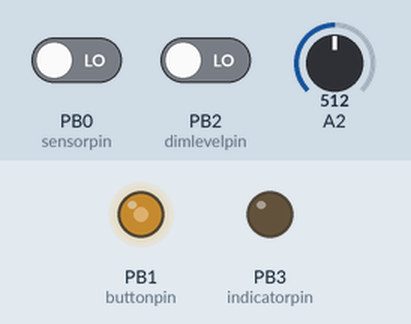
Simulated run of this sketch. Board: ATtiny85, built with avr-gcc and run on an emulated ATtiny85. Shown: output pins drawn as LEDs (lit = HIGH). The inputs (shaded band) are chosen by the test bench; at power-on: A2 = 512, PB0 (sensorpin) LOW, PB2 (dimlevelpin) LOW.

Above: at 1.8 s.
1.9 s: A2 set to 0
At 2.9 s:
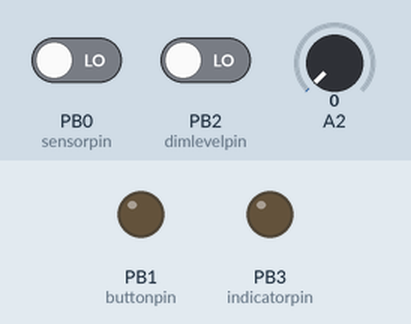
3.4 s: PB0 (sensorpin) driven HIGH
At 4.8 s:
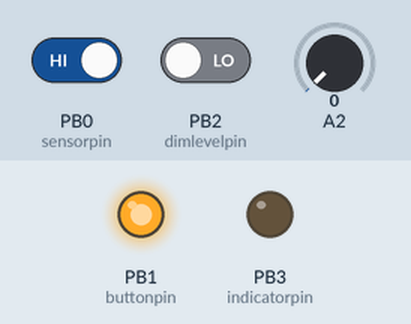
Timing chart, 0 to 6.4 s (numbered marks = the images above; inputs shaded):
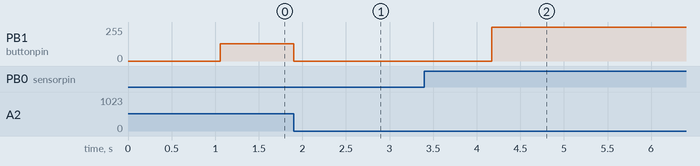

Measured:
- after the input at 1.9 s, PB1 (buttonpin): 128/255 → 0/255 at once
- after the input at 3.4 s, PB1 (buttonpin): 0/255 → 255/255 after 0.77 s

The sketch:

kitchenlight_attiny85.ino
```cpp
const int buttonpin = 1;    // INT0, physical pin7 on tiny85, A1
const int indicatorpin = 3; // physical pin 2, A3
const int ledpin = 1;       // physical pin 6, D1 PWM
const int dimlevelpin = 2;  // physical pin 3, A2
const int sensorpin = 0;    // physical pin 5, D0 IN

// dimmed level
int dimlevel = 32;
// full power level
int maxlevel = 255;
// speed of dimming
int dimspeed = 3;

// time in minutes before powering off leds while beeing in auto dimmed mode
long int powerofftime = 60;

// debounce delay in ms
int debouncedelay = 150;

int sensorstate = LOW;
int dimmed = 0;
unsigned long lastmovementtime = 0;
int poweredoff = 0;

volatile int programstate = 0;
volatile int programstatechanged = 0;
volatile unsigned long lastpressedtime = 0;


void setup() {
  pinMode(sensorpin, INPUT);
  pinMode(buttonpin, INPUT);
  pinMode(dimlevelpin, INPUT);
  pinMode(indicatorpin, OUTPUT);

  // set initial LED state
//  digitalWrite(indicatorpin, HIGH);

//  attachInterrupt(buttonpin, buttonpressed, RISING);
  MCUCR |= B00000011;    //watch for rising edge
  GIMSK |= B01000000;    //enable external interrupt
  SREG |= B10000000;     //global interrupt enable

  // initial light up
  dimup();
}

void loop() {
  // put your main code here, to run repeatedly:
  dimlevel = getdimlevel();
  switch (programstate) {
    case 0:
      doauto();
      break;
    case 1:
      doallon();
      break;
    case 2:
      dodimmed();
      break;
    default:
      doauto();
  }

}

int getdimlevel() {
  int level;
  level = analogRead(dimlevelpin);
  if (level > 1024) {
    digitalWrite(indicatorpin, HIGH);
  } else {
    digitalWrite(indicatorpin, LOW);
  }
  return (level / 4);
}

int doauto() {
  if (programstatechanged == 1) {
    programstatechanged = 0;
    dimup();
  }
  sensorstate = digitalRead(sensorpin);
  if (sensorstate == HIGH) {
    lastmovementtime = millis();
    if (dimmed == 0) {
      analogWrite(ledpin, maxlevel);
    } else {
      dimup();
    }
  } else {
    if (dimmed == 1 || poweredoff == 1) {
      if ((millis() - lastmovementtime) > (powerofftime * 60 * 1000)) {
        dimoff();
      } else {
        analogWrite(ledpin, dimlevel);
      }
    } else {
      dimdown();
    }

  }
}

int doallon() {
  if (dimmed == 0) {
    analogWrite(ledpin, maxlevel);
  } else {
    dimup();
  }
}

int dodimmed() {
  if (dimmed == 0) {
    dimdown();
  } else {
    analogWrite(ledpin, dimlevel);
  }

}

int dimup() {
  int i, dimfrom;
  if (poweredoff) {
    dimfrom = 0;
  } else {
    dimfrom = dimlevel;
  }
  for (i=dimfrom; i<maxlevel; i++) {
    analogWrite(ledpin, i);
    delay(dimspeed);
  }
  dimmed = 0;
  poweredoff = 0;
}

int dimdown() {
  int i;
  for (i=maxlevel; i>dimlevel; i--) {
    analogWrite(ledpin, i);
    delay(dimspeed);
  }
  dimmed = 1;
}

int dimoff() {
  int i;
  if (!poweredoff) {
    for (i=dimlevel; i>=0; i--) {
     analogWrite(ledpin, i);
     // dimspeed * 10 as the dimlevel is usually low so dimming doesnt look like just power off
     delay(dimspeed*10);
   }
   poweredoff = 1;
  }
}

ISR(INT0_vect) {
  if ((millis() - lastpressedtime) > debouncedelay) {
    programstatechanged = 1;
    lastpressedtime = millis();
    if (programstate >= 2) {
      programstate = 0;
    } else {
      programstate++;
    }
  }
}
```
